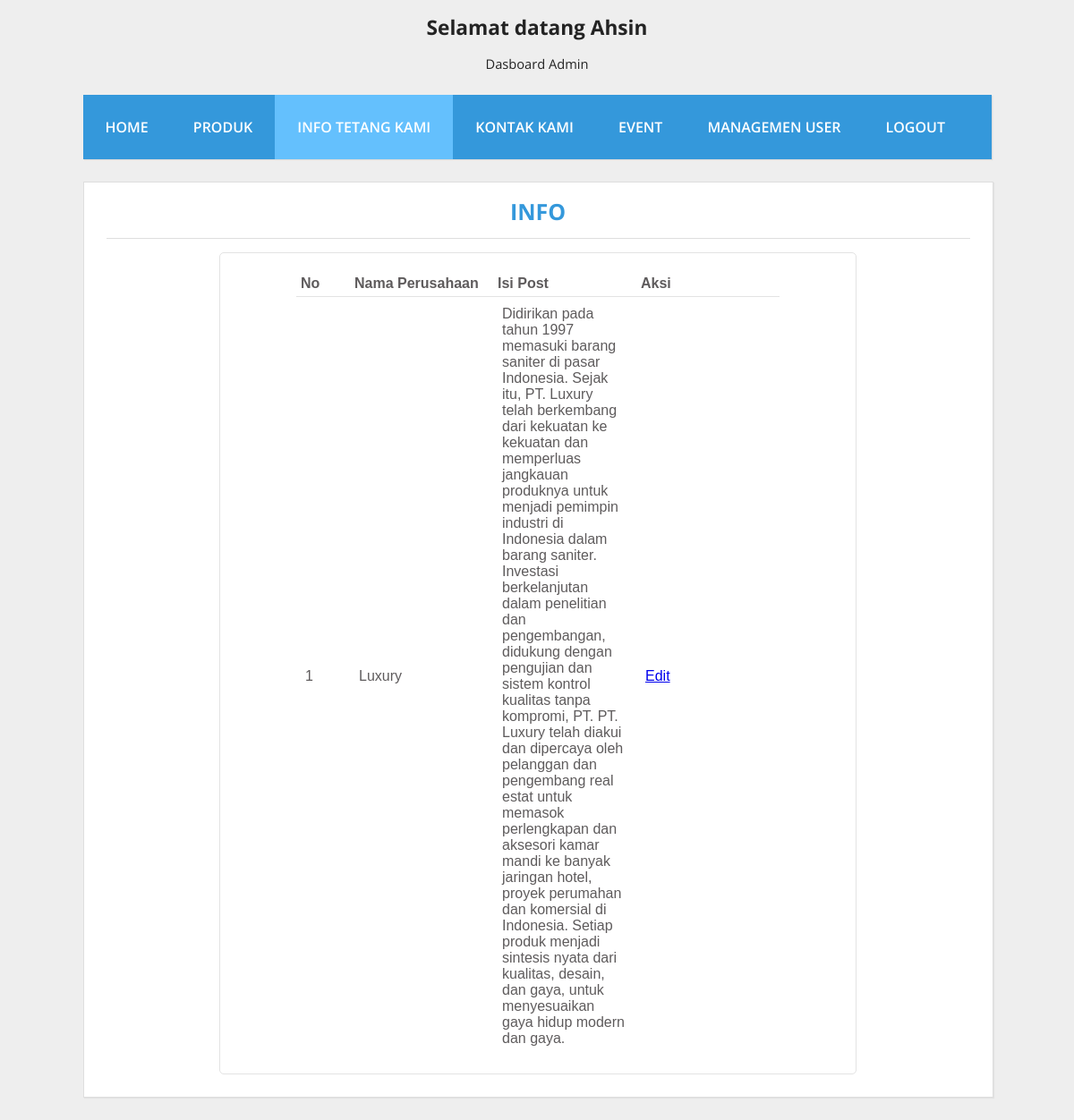
Page /Admin/info.php (signed in) on the committed database.
### tables this page shows
CREATE TABLE IF NOT EXISTS `info` (
  `id` int(11) NOT NULL AUTO_INCREMENT,
  `judul` varchar(255) NOT NULL,
  `isi` text NOT NULL,
  PRIMARY KEY (`id`)
);

### Admin/info.php (the view, shortened to what this page needs)
<!DOCTYPE html>
<html>
<head>
	<link rel="stylesheet" type="text/css" href="assets/css/produk.css">
</head>
<body>
	<header>
		<h1 class="judul">Selamat datang <?php echo $_SESSION['username'];?></h1>
		<p class="deskripsi">Dasboard Admin</p>
	</header>
	<div class="wrap">
		<nav class="menu">
			<ul>
				<li>
					<a href="dashboard.php">Home</a>
				</li>
				<li>
					<a href="produk.php" >Produk</a>
				</li>
				<li>
					<a href="info.php" class="aktif">Info Tetang Kami</a>
				</li>
				<li>
					<a href="kontak.php">Kontak Kami</a>
				</li>
				<li>
					<a href="event.php">Event</a>
				</li>
				<li>
					<a href="user.php">Managemen User</a>
				</li>
				<li>
					<a href="konfigurasi/logout.php">Logout</a>
				</li>
			</ul>
		</nav>
		<div class="bkonten">
			<div class="konten">
				<div class="post-info">
					<b><center>Info</center></b>
					<hr>
				</div>
				<center>
				<div id="outtable">
				  <table>
				  	<thead>
				  		<tr>
				  			<th class="short">No</th>
				  			<th class="normal">Nama Perusahaan</th>
				  			<th class="normal">Isi Post</th>
				  			<th class="normal">Aksi</th>
				  		</tr>
				  	</thead>
				  	<tbody>
				  		<tr>
				  			<?php
								require_once("konfigurasi/koneksi.php");
								$query=mysqli_query($con,"SELECT * FROM info");
								$no=1;
								while ($data=mysqli_fetch_array($query)) {
								?>
				  			<td><?php echo $no;?></td>
				  			<td><?php echo $data['judul'];?></td>
				  			<td><?php echo $data['isi'];?></td>
				  			<td>
				  				<a href="FEInfo.php?id=<?php echo $data['id'];?>">Edit</a>
				  			</td>
				  		</tr>
				  <?php
							$no++;
			        	}?>
				  	</tbody>
				  </table>
				</div>
				</center>
			</div>
		</div>
	</div>
</body>
</html>

### Admin/assets/css/produk.css (style rules this page uses)
body { background: #eee; margin:0; font-family: 'Open Sans', sans-serif; }
hr { border:0; background:#dedede; height:1px; }
header { text-align: center; color: #232323; }
header .judul { font-size: 17pt; }
header .deskripsi { font-size: 11pt; }
.wrap { width: 1015px; margin:25px auto; }
nav.menu ul { overflow:hidden; color:#fff; list-style: none; float:left; padding:0; width: 1015px; margin:0 0 0; background:#3498db; -webkit-box-shadow: 1px 1px 1px 0px rgba(204,204,204,0.55); -moz-box-shadow: 1px 1px 1px 0px rgba(204,204,204,0.55); box-shadow: 1px 1px 1px 0px rgba(204,204,204,0.55); }
nav.menu ul li { margin:0; float:left; }
nav.menu ul a { padding:25px; display:block; font-weight:600; font-size: 16px; color:#fff; text-transform: uppercase; transition: all 0.5s ease; text-decoration: none; }
.aktif { background: #64c0fd; }
.bkonten { float:left; }
.konten { width:965px; padding:25px; margin:25px auto; background: #fff; border:1px solid #dedede; -webkit-box-shadow: 1px 1px 1px 0px rgba(204,204,204,0.35); -moz-box-shadow: 1px 1px 1px 0px rgba(204,204,204,0.35); box-shadow: 1px 1px 1px 0px rgba(204,204,204,0.35); }
.post-info { color: #3498db; font-size: 25px; margin: -10px 0 15px; text-transform: uppercase; }
#outtable { padding: 20px; border:1px solid #e3e3e3; width:670px; border-radius: 5px; }
.short { width: 50px; }
.normal { width: 150px; }
table { border-collapse: collapse; font-family: arial; color:#5E5B5C; }
thead th { text-align: left; padding: 5px; }
tbody td { border-top: 1px solid #e3e3e3; padding: 10px; }

### rows in the picture
info: judul "Luxury", isi "Didirikan pada tahun 1997 memasuki barang saniter di pasar Indonesia. Sejak itu, PT. Luxury telah berkembang dari kekuatan ke kekuatan dan memperluas jangkauan produknya untuk menjadi pemimpin industri di Indonesia dalam barang saniter. Investasi berkelanjutan dalam penelitian dan pengembangan, didukung dengan pengujian dan sistem kontrol kualitas tanpa kompromi, PT. PT. Luxury telah diakui dan dipercaya oleh pelanggan dan pengembang real estat untuk memasok perlengkapan dan aksesori kamar mandi ke banyak jaringan hotel, proyek perumahan dan komersial di Indonesia. Setiap produk menjadi sintesis nyata dari kualitas, desain, dan gaya, untuk menyesuaikan gaya hidup modern dan gaya."

### other values in the picture
$_SESSION['username'] "Ahsin"
